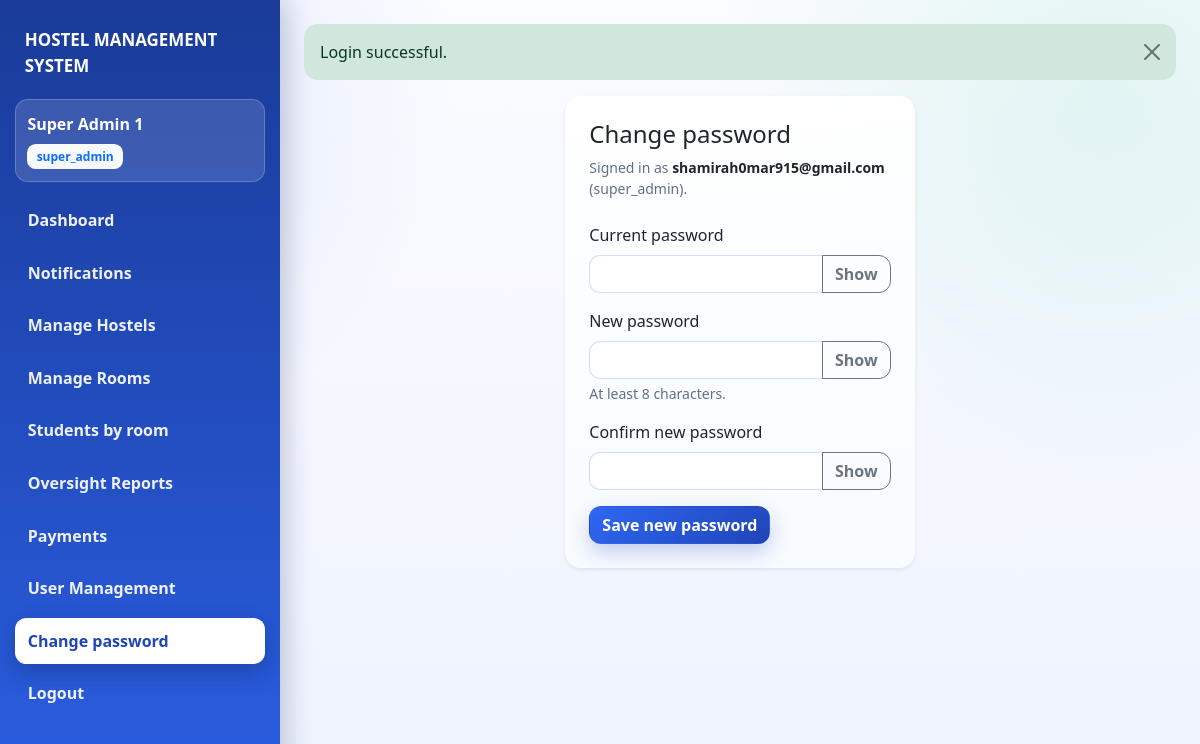
Screenshot of /public/change_password.php (signed in) with the database file from the repository.
### tables this page shows
CREATE TABLE users (
    id INT AUTO_INCREMENT PRIMARY KEY,
    name VARCHAR(150) NOT NULL,
    email VARCHAR(150) NOT NULL UNIQUE,
    password_hash VARCHAR(255) NOT NULL,
    role ENUM('student', 'warden', 'university_admin', 'super_admin') NOT NULL DEFAULT 'student',
    created_at TIMESTAMP DEFAULT CURRENT_TIMESTAMP
);

### config.php (called while the page is built, shortened)
<?php
function hms_url(string $path = ''): string
{
    $base = rtrim(HMS_BASE_URL, '/');
    $path = ltrim($path, '/');
    return $base . ($path ? '/' . $path : '');
}

### lib/auth.php (called while the page is built, shortened)
<?php
require_once __DIR__ . '/helpers.php';
function hms_current_user(): ?array
{
    $userId = $_SESSION['user_id'] ?? null;
    $stmt = hms_db()->prepare('SELECT id, name, email, role, created_at, is_active, institution, nin FROM users WHERE id = ?');
    $stmt->execute([$userId]);
    $user = $stmt->fetch();
    return $user ?: null;
}

### db.php (called while the page is built, shortened)
<?php
require_once __DIR__ . '/config.php';
function hms_db_config_from_url(string $url): ?array
{
    if ($url === '') {
        return null;
    }
    $parts = parse_url($url);
    $scheme = strtolower((string) $parts['scheme']);
    $driver = ($scheme === 'postgres' || $scheme === 'postgresql') ? 'pgsql' : (($scheme === 'mysql') ? 'mysql' : '');
    $dbName = ltrim((string) $parts['path'], '/');
    $query = [];
    return [
        'driver' => $driver,
        'host' => (string) $parts['host'],
        'port' => isset($parts['port']) ? (int) $parts['port'] : (($driver === 'pgsql') ? 5432 : 3306),
        'dbname' => $dbName,
        'user' => isset($parts['user']) ? urldecode((string) $parts['user']) : '',
        'pass' => isset($parts['pass']) ? urldecode((string) $parts['pass']) : '',
        'sslmode' => isset($query['sslmode']) ? (string) $query['sslmode'] : HMS_DB_SSLMODE,
    ];
}
function hms_db(): PDO
{
    static $pdo = null;
    if ($pdo instanceof PDO) {
        return $pdo;
    }
    $cfg = hms_db_config_from_url(HMS_DATABASE_URL);
    if ($cfg === null) {
        $cfg = [
            'driver' => HMS_DB_DRIVER,
            'host' => HMS_DB_HOST,
            'port' => HMS_DB_PORT,
            'dbname' => HMS_DB_NAME,
            'user' => HMS_DB_USER,
            'pass' => HMS_DB_PASS,
            'sslmode' => HMS_DB_SSLMODE,
        ];
    }
    if ($cfg['driver'] === 'pgsql') {
        $dsn = 'pgsql:host=' . $cfg['host']
            . ';port=' . (int) $cfg['port']
            . ';dbname=' . $cfg['dbname']
            . ';sslmode=' . $cfg['sslmode'];
    } else {
        $dsn = 'mysql:host=' . $cfg['host']
            . ';port=' . (int) $cfg['port']
            . ';dbname=' . $cfg['dbname']
            . ';charset=utf8mb4';
    }
    try {
        $pdo = new PDO($dsn, $cfg['user'], $cfg['pass'], [
            PDO::ATTR_ERRMODE            => PDO::ERRMODE_EXCEPTION,
            PDO::ATTR_DEFAULT_FETCH_MODE => PDO::FETCH_ASSOC,
        ]);
    } catch (PDOException $e) {
        http_response_code(500);
        echo 'Database connection failed. Please check configuration.';
        exit;
    }
    return $pdo;
}

### public/change_password.php (the view, shortened to what this page needs)
<?php
require_once __DIR__ . '/../lib/layout.php';
require_once __DIR__ . '/../lib/auth.php';
require_once __DIR__ . '/../lib/helpers.php';
$user = hms_current_user();
layout_header('Change password');
?>
<div class="row justify-content-center">
    <div class="col-lg-6 col-xl-5">
        <div class="card border-0 shadow-sm rounded-4">
            <div class="card-body p-4">
                <h2 class="h4 mb-2">Change password</h2>
                <p class="text-muted small mb-4">Signed in as <span class="fw-semibold text-dark"><?php echo e($user['email']); ?></span> (<?php echo e($user['role']); ?>).</p>
                <form method="post" action=""<?php echo hms_data_confirm('Update your password to the new one you entered?'); ?>>
                    <div class="mb-3">
                        <label class="form-label">Current password</label>
                        <input type="password" name="current_password" class="form-control" required autocomplete="current-password">
                    </div>
                    <div class="mb-3">
                        <label class="form-label">New password</label>
                        <input type="password" name="new_password" class="form-control" required minlength="8" autocomplete="new-password">
                        <div class="form-text">At least 8 characters.</div>
                    </div>
                    <div class="mb-3">
                        <label class="form-label">Confirm new password</label>
                        <input type="password" name="new_password_confirm" class="form-control" required minlength="8" autocomplete="new-password">
                    </div>
                    <button class="btn btn-primary" type="submit">Save new password</button>
                </form>
            </div>
        </div>
    </div>
</div>
<?php
layout_footer();

### lib/layout.php (shortened to what this page needs)
<?php
require_once __DIR__ . '/auth.php';
require_once __DIR__ . '/helpers.php';
function layout_header(string $title, array $options = []): void
{
    $user = hms_current_user();
    $isAuthenticated = (bool)$user;
    $links = [];
    if ($isAuthenticated) {
        if ($user['role'] === 'student') {
            $links = [
                ['label' => 'Dashboard', 'href' => hms_url('dashboard.php')],
                ['label' => 'Notifications', 'href' => hms_url('notifications.php')],
                ['label' => 'Hostels', 'href' => hms_url('hostels.php')],
                ['label' => 'My Bookings', 'href' => hms_url('bookings.php')],
                ['label' => 'My Payments', 'href' => hms_url('my_payments.php')],
                ['label' => 'Maintenance', 'href' => hms_url('maintenance.php')],
                ['label' => 'Change password', 'href' => hms_url('change_password.php')],
                ['label' => 'Logout', 'href' => hms_url('logout.php'), 'confirm' => 'Are you sure you want to log out? You will return to the sign-in page.'],
            ];
        } else {
            $links = [
                ['label' => 'Dashboard', 'href' => hms_url('dashboard.php')],
                ['label' => 'Notifications', 'href' => hms_url('notifications.php')],
                ['label' => 'Manage Hostels', 'href' => hms_url('admin/hostels.php')],
                ['label' => 'Manage Rooms', 'href' => hms_url('admin/rooms.php')],
                ['label' => 'Students by room', 'href' => hms_url('admin/students_by_room.php')],
                ['label' => 'Oversight Reports', 'href' => hms_url('admin/reports.php')],
                ['label' => 'Payments', 'href' => hms_url('admin/payments.php')],
                ['label' => 'User Management', 'href' => hms_url('admin/users.php')],
                ['label' => 'Change password', 'href' => hms_url('change_password.php')],
                ['label' => 'Logout', 'href' => hms_url('logout.php'), 'confirm' => 'Are you sure you want to log out? You will return to the sign-in page.'],
            ];
        }
    }
    $activePath = parse_url($_SERVER['REQUEST_URI'] ?? '', PHP_URL_PATH) ?: '';
    $activeBase = basename($activePath);
    $bodyClass = isset($options['body_class']) ? trim((string)$options['body_class']) : '';
    $stylesVersion = (string)(@filemtime(__DIR__ . '/../public/styles.css') ?: time());
    ?>
    <!DOCTYPE html>
    <html lang="en">
    <head>
        <link href="https://cdn.jsdelivr.net/npm/bootstrap@5.3.3/dist/css/bootstrap.min.css" rel="stylesheet">
        <link href="<?php echo hms_url('styles.css?v=' . $stylesVersion); ?>" rel="stylesheet">
    </head>
    <body<?php echo $bodyClass !== '' ? ' class="' . e($bodyClass) . '"' : ''; ?>>
    <?php if ($isAuthenticated): ?>
        <div class="app-shell">
            <aside class="app-sidebar">
                <a class="app-brand fw-bold" href="<?php echo hms_url(); ?>">HOSTEL MANAGEMENT SYSTEM</a>
                <div class="app-user-meta">
                    <div class="fw-semibold"><?php echo e($user['name']); ?></div>
                    <span class="badge bg-light text-primary mt-2"><?php echo e($user['role']); ?></span>
                </div>
                <nav class="app-menu">
                    <?php foreach ($links as $link): ?>
                        <?php $isActive = basename(parse_url($link['href'], PHP_URL_PATH) ?: '') === $activeBase; ?>
                        <a class="app-menu-link <?php echo $isActive ? 'active' : ''; ?>" href="<?php echo $link['href']; ?>"
                            <?php echo !empty($link['confirm']) ? hms_data_confirm((string)$link['confirm']) : ''; ?>>
                            <?php echo e($link['label']); ?>
                        </a>
                    <?php endforeach; ?>
                </nav>
            </aside>
            <main class="app-main">
                <div class="container-fluid py-4 px-lg-4 px-3">
                    <?php flash_render(); ?>
    <?php endif; ?>
    <?php
}
function layout_footer(): void
{
    $isAuthenticated = (bool)($GLOBALS['hms_layout_authenticated'] ?? false);
    ?>
    <?php if ($isAuthenticated): ?>
                </div>
            </main>
        </div>
    <?php else: ?>
        </div>
    <?php endif; ?>
    </body>
    </html>
    <?php
}

### lib/helpers.php (shortened to what this page needs)
<?php
require_once __DIR__ . '/../db.php';
function e(string $value): string
{
    return htmlspecialchars($value, ENT_QUOTES, 'UTF-8');
}
function flash_render(): void
{
    foreach ($_SESSION['flash'] as $item) {
        $type = $item['type'] ?? 'info';
        $message = $item['message'] ?? '';
        $class = match ($type) {
            'success' => 'alert-success',
            'error' => 'alert-danger',
            'warning' => 'alert-warning',
            default => 'alert-info',
        };
        echo '<div class="alert ' . $class . ' alert-dismissible fade show mb-3" role="alert">'
            . e($message)
            . '<button type="button" class="btn-close" data-bs-dismiss="alert" aria-label="Close"></button></div>';
    }
}
function hms_data_confirm(string $message): string
{
    return ' data-hms-confirm="' . e($message) . '"';
}

### public/styles.css (style rules this page uses)
:root { --hms-bg: #eef3ff; --hms-bg-soft: #f8fbff; --hms-primary: #2f66f2; --hms-primary-dark: #1f46b8; --hms-accent: #15b88a; --hms-gold: #f4b740; --hms-text: #162743; --hms-muted: #60708a; --hms-border: rgba(47, 102, 242, 0.14); --hms-shadow: 0 16px 40px rgba(24, 51, 109, 0.12); }
body { font-family: "Segoe UI", Tahoma, Geneva, Verdana, sans-serif; color: var(--hms-text); background: radial-gradient(circle at 7% 10%, rgba(47, 102, 242, 0.12), transparent 28%), radial-gradient(circle at 92% 12%, rgba(21, 184, 138, 0.10), transparent 30%), linear-gradient(180deg, rgba(255, 255, 255, 0.72), rgba(238, 243, 255, 0.96)), var(--hms-bg); min-height: 100vh; }
.app-shell { display: grid; grid-template-columns: 280px minmax(0, 1fr); min-height: 100vh; }
.app-sidebar { background: linear-gradient(180deg, #1a3b98, #2a5ee2); color: #fff; padding: 1.15rem 0.95rem; position: sticky; top: 0; height: 100vh; overflow-y: auto; box-shadow: 8px 0 24px rgba(8, 26, 70, 0.2); }
.app-brand { display: block; color: #fff; text-decoration: none; font-size: 1.06rem; padding: 0.55rem 0.6rem; border-radius: 0.7rem; margin-bottom: 0.75rem; }
.app-user-meta { background: rgba(255, 255, 255, 0.14); border: 1px solid rgba(255, 255, 255, 0.2); border-radius: 0.8rem; padding: 0.75rem 0.7rem; margin-bottom: 0.95rem; }
.app-menu { display: flex; flex-direction: column; gap: 0.42rem; }
.app-menu-link { color: rgba(255, 255, 255, 0.92); text-decoration: none; padding: 0.62rem 0.72rem; border-radius: 0.72rem; font-weight: 600; border: 1px solid transparent; transition: background-color 0.2s ease, transform 0.2s ease, border-color 0.2s ease; }
.app-menu-link.active { background: #fff; color: #1f46b8; box-shadow: 0 8px 22px rgba(6, 24, 70, 0.28); }
.app-main { min-width: 0; }
.card { border-radius: 1.1rem; border: 1px solid var(--hms-border); box-shadow: var(--hms-shadow); background: linear-gradient(180deg, rgba(255, 255, 255, 0.96), rgba(248, 251, 255, 0.96)); transition: transform 0.24s ease, box-shadow 0.24s ease; }
.btn-primary { background: linear-gradient(135deg, var(--hms-primary), var(--hms-primary-dark)); border: 1px solid transparent; box-shadow: 0 8px 20px rgba(31, 70, 184, 0.25); }
.btn { border-radius: 0.75rem; font-weight: 600; transition: transform 0.2s ease, box-shadow 0.2s ease; }
.form-control, .form-select { border-radius: 0.7rem; border: 1px solid rgba(47, 102, 242, 0.2); background-color: #fff; }
.badge { border-radius: 0.55rem; padding: 0.42rem 0.58rem; font-weight: 600; }
.alert { border: none; border-radius: 0.85rem; }
.text-muted, .small.text-muted, .form-text { color: var(--hms-muted) !important; }

### rows the page displays
users: name "Super Admin 1", role "super_admin", email "shamirah0mar915@gmail.com"

### other values shown
$link['label'] "Dashboard"
$link['label'] "Notifications"
$link['label'] "Manage Hostels"
$link['label'] "Manage Rooms"
$link['label'] "Students by room"
$link['label'] "Oversight Reports"
$link['label'] "Payments"
$link['label'] "User Management"
$link['label'] "Change password"
$link['label'] "Logout"
$message "Login successful."
